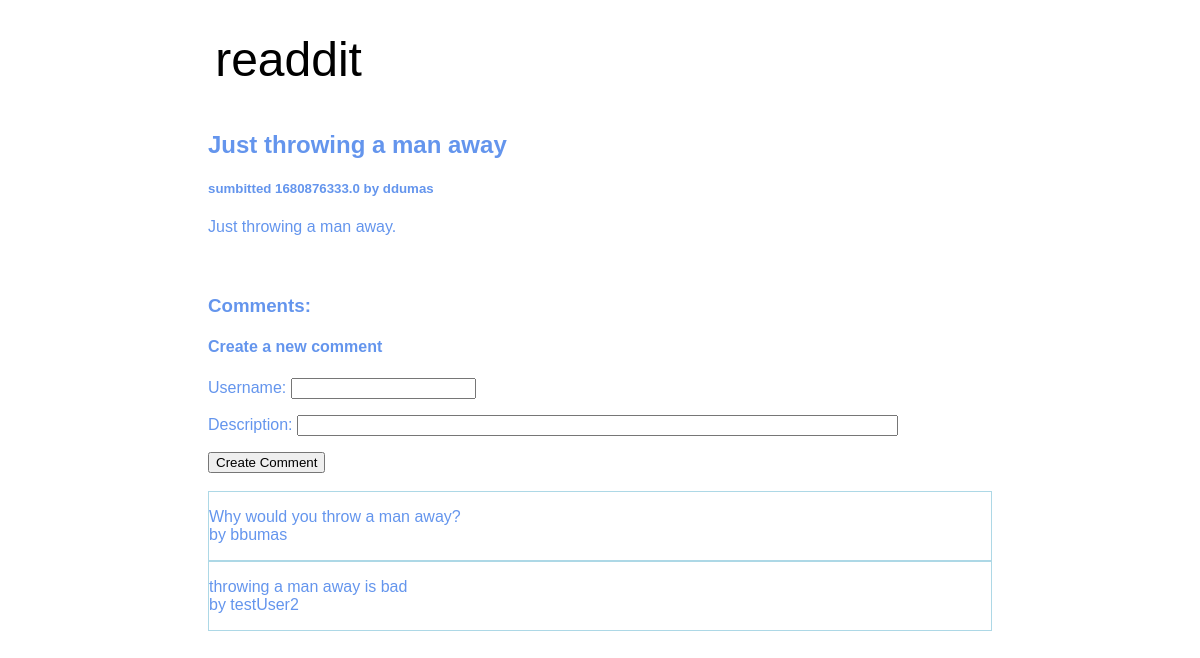
Before: /post/1/ with the older database file.
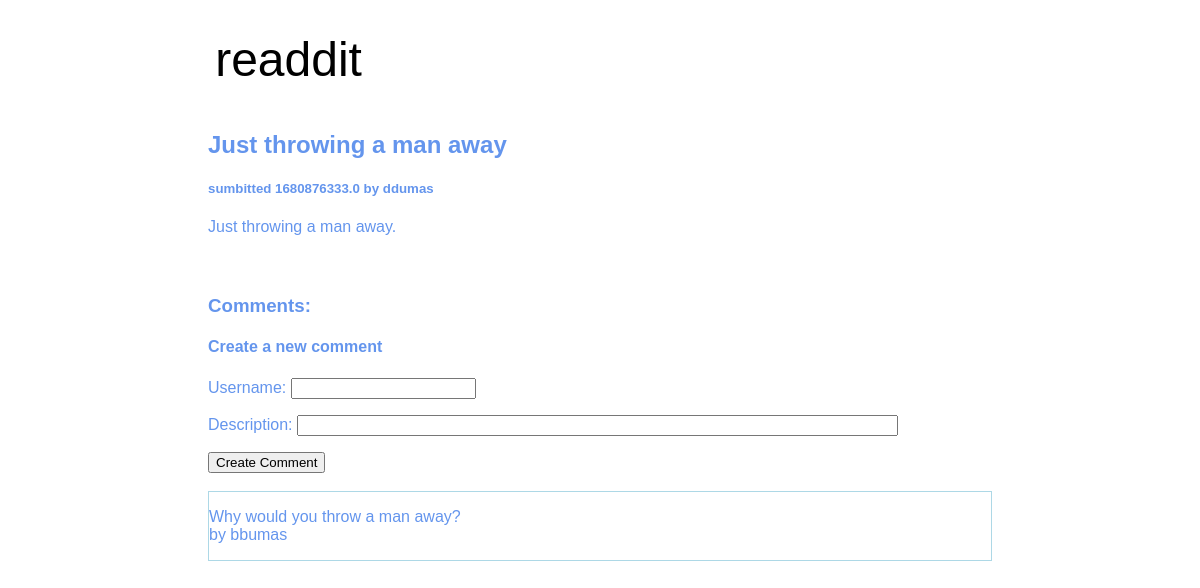
After: the same page with the newer database file.
### tables this page shows
CREATE TABLE comments (
    coid INTEGER PRIMARY KEY,
    poid INTEGER NOT NULL,
    description TEXT NOT NULL,
    user TEXT NOT NULL,
    created_ts REAL NOT NULL
);

### old_readdit.py (the view)
@app.route('/post/<int:poid>/')
def post(poid):
    con = sqlite3.connect(DB_FILE) #connects to database
    res = con.execute( #gets information about post from designated poid
        '''
        SELECT title,description,user,created_ts FROM posts WHERE poid = ?;
        ''',
        (poid,),
    )
    title,description,user,created_ts = res.fetchone() #assigns information to variables
    res_com = con.execute( #gets information about comments from designated poid
        """
        SELECT description,user,created_ts FROM comments WHERE poid = ?;
        """,
        (poid,),
    )
    comments_data = []
    for row in res_com: # for each row in the result, takes information and assigns each column to a key in a dictionary
        d = {
            'description': row[0],
            'user': row[1],
            'created_ts': row[2],
        }
        comments_data.append(d)
    con.close()
    return flask.render_template( #goes to post.html page and transfers information from variables
        "post.html",
        title = title,
        description = description,
        user = user,
        created_ts = created_ts,
        comments_data = comments_data,
        poid = poid
    )

### templates/post.html (shortened to what this page needs)
<!DOCTYPE html>
<html>
    <head>
        <link rel="stylesheet" href = '/static/old_readdit.css'>
    </head>
    <body>
        <div class="logo-header">
            <h1><a href='/'>readdit</a></h1>
        </div>
        <div class="post-panel">
            <h2>{{ title }}</h2>
            <h5>sumbitted {{ created_ts }} by {{ user }}</h5>
            <p>{{ description }}</p>
        </div>
        <div class="comments-panel-head">
            <h3>Comments:</h3>
            <h4>Create a new comment</h4>
            <form action="/newcomment/{{poid}}/submit" method="post">
                <p>
                    <label for="user">Username:</label>
                    <input type="text" id="user" name="user">
                </p>
                <p>
                    <label for="description">Description:</label>
                    <input type="text" id="description" name="description" size="72">
                </p>
                <input type="submit" value="Create Comment">
            </form>
            <br>
            {% for comment in comments_data %}
            <div class="comments-panel">
                <div class="comment">
                    <p class="comment-description">{{comment['description']}} <br>by {{comment['user']}}</p>
                </div>
            </div>
            {% endfor  %}
        </div>
    </body>
</html>

Changed rows visible on the page:
removed comments: description "throwing a man away is bad", user "testUser2"
